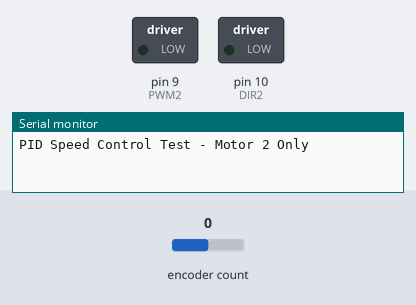
The sketch below on a simulated Arduino Uno, built with avr-gcc and run on an emulated ATmega328P. Parts: switched loads named in the sketch (green lamp = pin HIGH), the last lines printed to the serial monitor. The test bench sets the inputs (shaded band); at power-on: encoder count 0.

Above: at 0.06 s.
At 1.26 s:
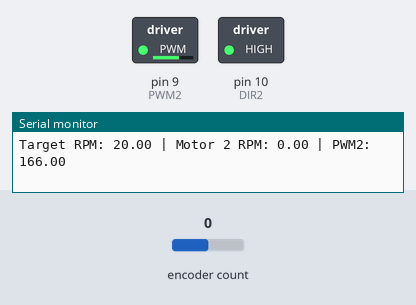
1.3 s: encoder count set to 1
Timing chart, 0 to 5.3 s (numbered marks = the images above; inputs shaded):
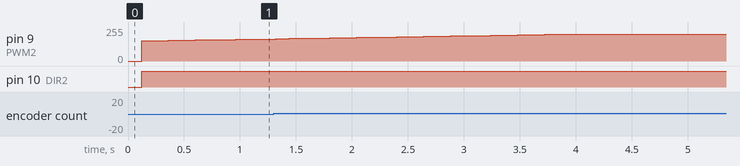

The sketch:

pidControl_motor2.ino
```cpp
#include <Encoder.h>
#include <PID_v1.h>

// Motor 2 driver pins
#define PWM2 9   // Left Motor PWM
#define DIR2 10  // Left Motor Direction

#define ENC2_A 4  // Right Motor (Motor 2) Encoder A
#define ENC2_B 7  // Right Motor (Motor 2) Encoder B


// Encoder and motor parameters
#define CPR 25916
#define SAMPLE_TIME 120

// **PID Values for Single Motor**
double Kp = 2.5, Ki = 0.8, Kd = 0.1;

// Variables for PID control
double setpoint, input, output;

// Single PID Controller for Motor 2
PID pid(&input, &output, &setpoint, Kp, Ki, Kd, DIRECT);

// Encoder object for Motor 2
Encoder motor2Encoder(ENC2_A, ENC2_B);


long prevCount2 = 0;
unsigned long prevTime = 0;

// **Compute RPM for Motor 2**
double computeRPM(long deltaCount) {
    return -(deltaCount * 60.0) / CPR;
}

void setup() {
    Serial.begin(115200);
    pinMode(PWM2, OUTPUT);
    pinMode(DIR2, OUTPUT);

    pid.SetMode(AUTOMATIC);
    pid.SetOutputLimits(100, 200);  // Ensure minimum PWM for movement

    Serial.println("PID Speed Control Test - Motor 2 Only");
}

void loop() {
    unsigned long currentTime = millis();

    // **Set Target RPM**
    setpoint = 20;

    if (currentTime - prevTime >= SAMPLE_TIME) {
        long count2 = motor2Encoder.read();

        // **Reset encoder counts every cycle**
        motor2Encoder.write(0);

        // **Calculate RPM for Motor 2**
        input = computeRPM(count2);

        prevTime = currentTime;

        pid.Compute();

        // **Apply PID output to Motor 2**
        moveMotor((int)output);

        // **Print Debug Information**
        Serial.print("Target RPM: "); Serial.print(setpoint);
        Serial.print(" | Motor 2 RPM: "); Serial.print(input);
        Serial.print(" | PWM2: "); Serial.println(output);
    }
}

void moveMotor(int speed2) {
    if (speed2 > 0 && speed2 < 100) speed2 = 100;

    if (speed2 >= 0) {
        digitalWrite(DIR2, HIGH);
        analogWrite(PWM2, speed2);
    } else {
        digitalWrite(DIR2, LOW);
        analogWrite(PWM2, -speed2);
    }
}
```
